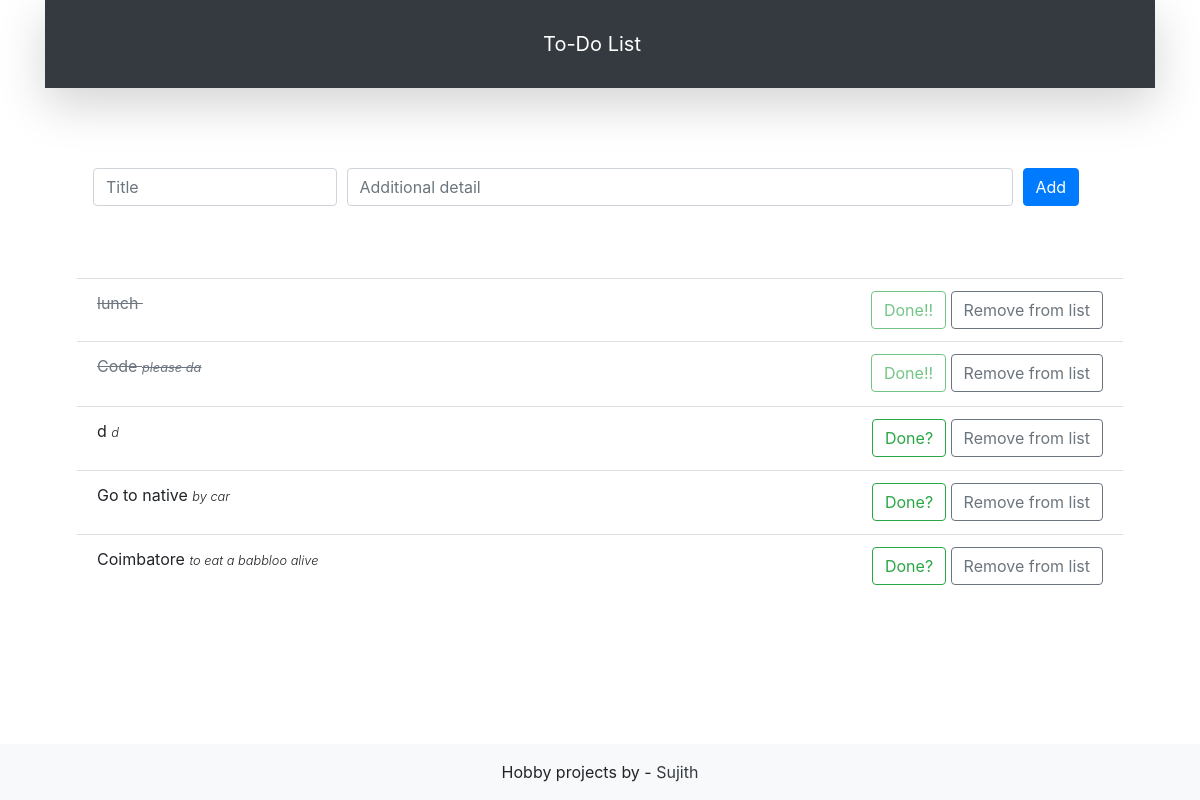
Page /todo/ on the earlier database version.
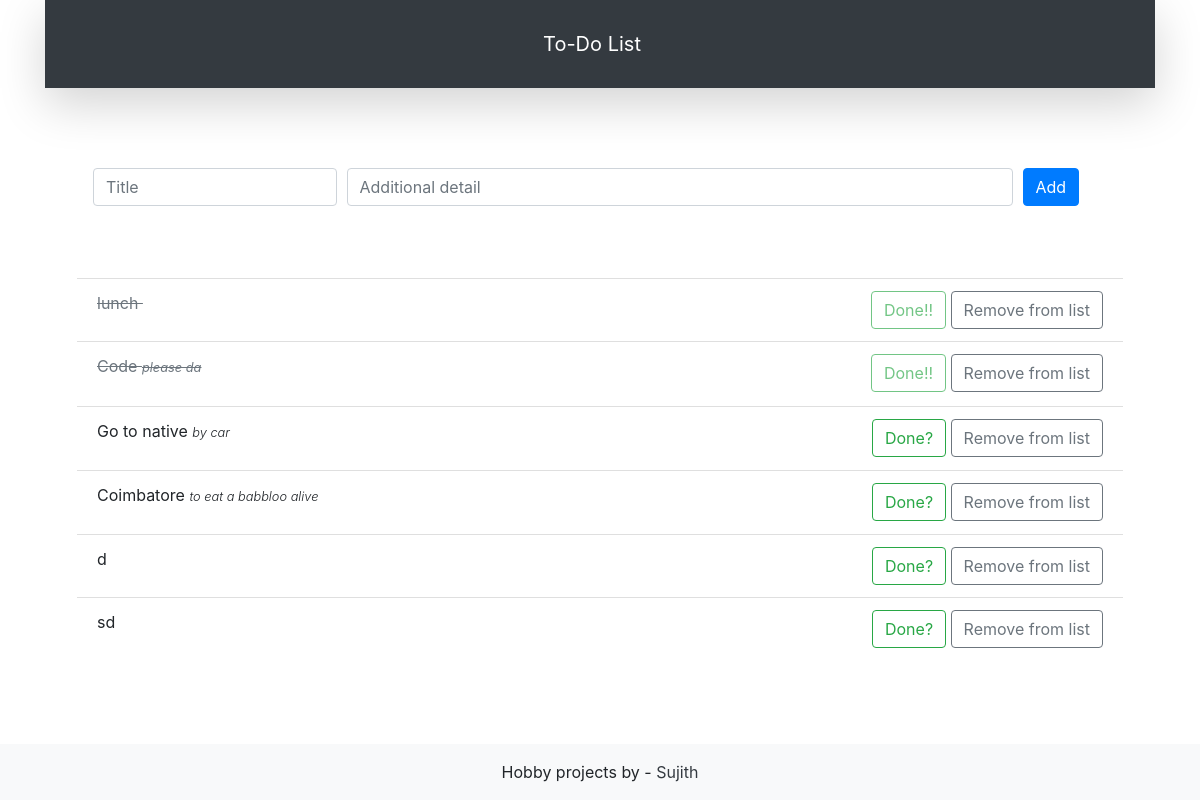
Same page on the later database version.
### toDoApp/models.py (models this page shows, shortened)
class ToDoModel(models.Model):
    title = models.CharField(max_length=20)
    detail = models.TextField(blank=True)
    is_done = models.BooleanField(default=False)

### toDoApp/views.py (the view)
# urls.py: path('', main_view, name='main'),
def main_view(request, *args, **kwargs):
    form = ToDoModelForm()
    queryset = ToDoModel.objects.all()
    if request.method == 'POST':
        form = ToDoModelForm(request.POST)
        if form.is_valid():
            form.save()
        return redirect('./')
    return render(request, 'main_page.html', {'object_list': queryset, 'form': form})

### toDoApp/forms.py
class ToDoModelForm(forms.ModelForm):
    title = forms.CharField(
        required=True,
        widget=forms.TextInput(
            attrs={
                'placeholder': 'Title',
                'class': 'form-control'
            }
        )
    )
    detail = forms.CharField(
        required=False,
        widget=forms.TextInput(
            attrs={
                'placeholder': 'Additional detail',
                'class': 'form-control'
            }
        )
    )
    class Meta:
        model = ToDoModel
        fields = ['title', 'detail']

### toDoApp/templates/main_page.html
{% extends 'base.html' %}
{% block content %}
    <form method="POST"> {% csrf_token %}
      <div class="form-row w-100 p-3 mb-5">
        <div class="col-3">
            {{ form.title }}
        </div>
        <div class="col-8">
            {{ form.detail }}
        </div>
          <div class="col">
            <button type="submit" class="btn btn-primary mb-2">Add</button>
          </div>
      </div>
    </form>
    <ul class="list-group list-group-flush">
        {% for obj in object_list %}
          <li class="list-group-item list-inline">
              {% if obj.is_done %}
                <strike style='color:#6c757d'>
                    {{obj.title}}
                    <p class="font-weight-light font-italic list-inline-item"><small>
                        <strike style='color:#6c757d'>  {{obj.detail}} </strike>
                    </small></p>
                </strike>
                <div class="float-right">
                    <form action="#" style="display: inline;">
                        <button type="submit" class="btn btn-outline-success" disabled>Done!!</button>
                    </form>
                    <form action="./delete/{{obj.id}}" method="POST" style="display: inline;"> {% csrf_token %}
                        <button type="submit" class="btn btn-outline-secondary">Remove from list</button>
                    </form>
                </div>
              {% else %}
                {{obj.title}}
                <small><p class="font-weight-light font-italic list-inline-item"> {{obj.detail}} </p></small>
                <div class="float-right">
                    <form action="./update/{{obj.id}}" method="POST" style="display: inline;"> {% csrf_token %}
                        <button type="submit" class="btn btn-outline-success">Done?</button>
                    </form>
                    <form action="./delete/{{obj.id}}" method="POST" style="display: inline;"> {% csrf_token %}
                        <button type="submit" class="btn btn-outline-secondary">Remove from list</button>
                    </form>
                </div>
              {% endif %}
          </li>
         {% endfor %}
    </ul>
{% endblock %}

### toDoApp/templates/base.html (shortened to what this page needs)
<!DOCTYPE html>
<html lang="en">
<head>
    <link rel="stylesheet" href="https://cdn.jsdelivr.net/npm/bootstrap@4.3.1/dist/css/bootstrap.min.css">
</head>
<body>
    <div class="container">
        <nav class="navbar navbar-expand-md py-4 navbar-dark bg-dark shadow-lg">
          <div class="container justify-content-center">
            <a href="#" class="navbar-brand">
               To-Do List
            </a>
          </div>
        </nav>
        <div class="jumbotron bg-white">
            {% block content %}
            {% endblock %}
        </div>
        <footer class="bg-light fixed-bottom text-center text-lg-start">
          <div class="text-center text-text-dark text-small p-3">
            Hobby projects by -
            <a class="text-dark" href="https://github.com/sk7878/">Sujith</a>
          </div>
        </footer>
    </div>
</body>
</html>

Differences in the rows shown:
removed ToDoModel: title "d", detail "d"
added ToDoModel: title "d"
added ToDoModel: title "sd"
